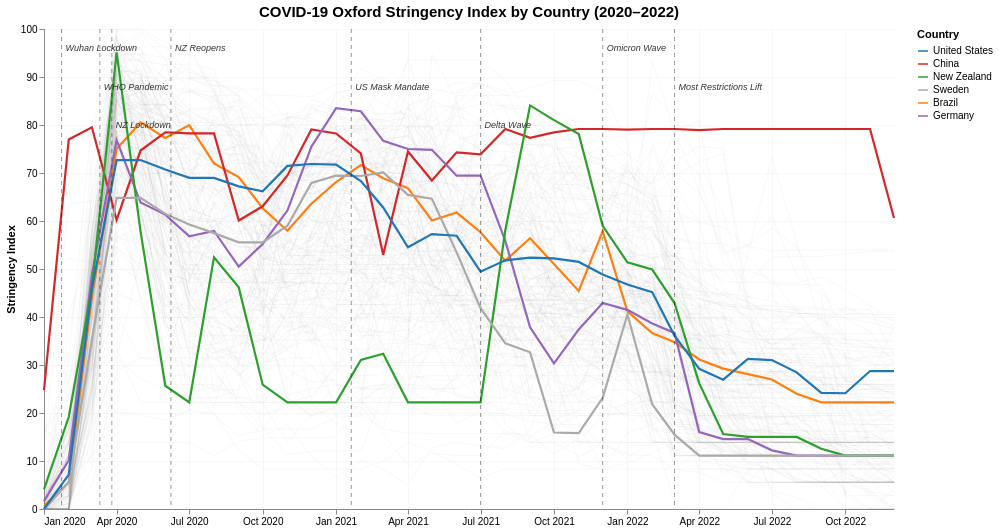

Source (notebook cell):
### Markdown cell above
### Visualization #2

### Code cell
alt.data_transformers.disable_max_rows()

# Filter to 2020-2022, monthly average
owid['date'] = pd.to_datetime(owid['date'])
stringency_monthly = (
    owid[
        (owid['date'] >= '2020-01-01') &
        (owid['date'] <= '2022-12-31') &
        owid['stringency_index'].notna()
    ]
    .groupby(['location', pd.Grouper(key='date', freq='MS')])['stringency_index']
    .mean()
    .reset_index()
)

highlight = ['United States', 'China', 'New Zealand', 'Sweden', 'Brazil', 'Germany']

# --- Background grey lines (all other countries) ---
grey = alt.Chart(
    stringency_monthly[~stringency_monthly['location'].isin(highlight)]).mark_line(opacity=0.08, color='grey', strokeWidth=0.8).encode(
    x=alt.X('date:T', title='', axis=alt.Axis(format='%b %Y', tickCount={'interval': 'month', 'step': 3})),
    y=alt.Y('stringency_index:Q', title='Stringency Index', scale=alt.Scale(domain=[0, 100])),
    detail='location:N'
)

# --- Highlighted country lines ---
color_scale = alt.Scale(
    domain=highlight,
    range=['#1f77b4', '#d62728', '#2ca02c', '#aaaaaa', '#ff7f0e', '#9467bd']
    # US=blue, China=red, NZ=green, Sweden=grey, Brazil=orange, Germany=purple
)

lines = alt.Chart(
    stringency_monthly[stringency_monthly['location'].isin(highlight)]).mark_line(strokeWidth=2.2).encode(
    x='date:T',
    y='stringency_index:Q',
    color=alt.Color('location:N', scale=color_scale, title='Country'),
    tooltip=[
        alt.Tooltip('location:N', title='Country'),
        alt.Tooltip('date:T', title='Date', format='%b %Y'),
        alt.Tooltip('stringency_index:Q', title='Stringency Index', format='.1f')
    ]
)

# --- Key event annotations ---
events = pd.DataFrame([
    {'date': '2020-01-23', 'label': 'Wuhan Lockdown',       'y': 96},
    {'date': '2020-03-11', 'label': 'WHO Pandemic',          'y': 88},
    {'date': '2020-03-26', 'label': 'NZ Lockdown',           'y': 80},
    {'date': '2020-06-08', 'label': 'NZ Reopens',            'y': 96},
    {'date': '2021-01-20', 'label': 'US Mask Mandate',       'y': 88},
    {'date': '2021-07-01', 'label': 'Delta Wave',             'y': 80},
    {'date': '2021-12-01', 'label': 'Omicron Wave',          'y': 96},
    {'date': '2022-03-01', 'label': 'Most Restrictions Lift','y': 88},
])
events['date'] = pd.to_datetime(events['date'])

annotation_rules = alt.Chart(events).mark_rule(
    strokeDash=[4, 4], opacity=0.4, color='black', strokeWidth=1).encode(x='date:T')

annotation_text = alt.Chart(events).mark_text(
    align='left', dx=4, fontSize=9, color='#333333', fontStyle='italic').encode(
    x='date:T',
    y=alt.Y('y:Q'),
    text='label:N')

# --- Combine ---
chart = (grey + lines + annotation_rules + annotation_text).properties(
    width=850,
    height=480,
    title=alt.TitleParams(
        'COVID-19 Oxford Stringency Index by Country (2020–2022)',
        fontSize=15
    )).configure_axis(
    grid=True, gridOpacity=0.2).configure_view(
    strokeWidth=0
)

chart

### Figure 1 — Vega-Lite specification as saved in the notebook (floating-point values rounded to 4 significant figures; data arrays with more than 128 entries replaced by an {"elided": "..."} marker saying what was removed)
{"config": {"view": {"continuousWidth": 300, "continuousHeight": 300, "strokeWidth": 0}, "axis": {"grid": true, "gridOpacity": 0.2}}, "layer": [{"data": {"name": "data-bc06becd7d34ee25af635523e3236980"}, "mark": {"type": "line", "color": "grey", "opacity": 0.08, "strokeWidth": 0.8}, "encoding": {"detail": {"field": "location", "type": "nominal"}, "x": {"axis": {"format": "%b %Y", "tickCount": {"interval": "month", "step": 3}}, "field": "date", "title": "", "type": "temporal"}, "y": {"field": "stringency_index", "scale": {"domain": [0, 100]}, "title": "Stringency Index", "type": "quantitative"}}}, {"data": {"name": "data-874746d683d872f46478237e61ca9e42"}, "mark": {"type": "line", "strokeWidth": 2.2}, "encoding": {"color": {"field": "location", "scale": {"domain": ["United States", "China", "New Zealand", "Sweden", "Brazil", "Germany"], "range": ["#1f77b4", "#d62728", "#2ca02c", "#aaaaaa", "#ff7f0e", "#9467bd"]}, "title": "Country", "type": "nominal"}, "tooltip": [{"field": "location", "title": "Country", "type": "nominal"}, {"field": "date", "format": "%b %Y", "title": "Date", "type": "temporal"}, {"field": "stringency_index", "format": ".1f", "title": "Stringency Index", "type": "quantitative"}], "x": {"field": "date", "type": "temporal"}, "y": {"field": "stringency_index", "type": "quantitative"}}}, {"data": {"name": "data-3a331e3ee84740e66040197aea94f493"}, "mark": {"type": "rule", "color": "black", "opacity": 0.4, "strokeDash": [4, 4], "strokeWidth": 1}, "encoding": {"x": {"field": "date", "type": "temporal"}}}, {"data": {"name": "data-3a331e3ee84740e66040197aea94f493"}, "mark": {"type": "text", "align": "left", "color": "#333333", "dx": 4, "fontSize": 9, "fontStyle": "italic"}, "encoding": {"text": {"field": "label", "type": "nominal"}, "x": {"field": "date", "type": "temporal"}, "y": {"field": "y", "type": "quantitative"}}}], "height": 480, "title": {"text": "COVID-19 Oxford Stringency Index by Country (2020–2022)", "fontSize": 15}, "width": 850, "$schema": "https://vega.github.io/schema/vega-lite/v6.1.0.json", "datasets": {"data-bc06becd7d34ee25af635523e3236980": {"elided": "6256 records"}, "data-874746d683d872f46478237e61ca9e42": {"elided": "216 records"}, "data-3a331e3ee84740e66040197aea94f493": [{"date": "2020-01-23T00:00:00", "label": "Wuhan Lockdown", "y": 96}, {"date": "2020-03-11T00:00:00", "label": "WHO Pandemic", "y": 88}, {"date": "2020-03-26T00:00:00", "label": "NZ Lockdown", "y": 80}, {"date": "2020-06-08T00:00:00", "label": "NZ Reopens", "y": 96}, {"date": "2021-01-20T00:00:00", "label": "US Mask Mandate", "y": 88}, {"date": "2021-07-01T00:00:00", "label": "Delta Wave", "y": 80}, {"date": "2021-12-01T00:00:00", "label": "Omicron Wave", "y": 96}, {"date": "2022-03-01T00:00:00", "label": "Most Restrictions Lift", "y": 88}]}}
